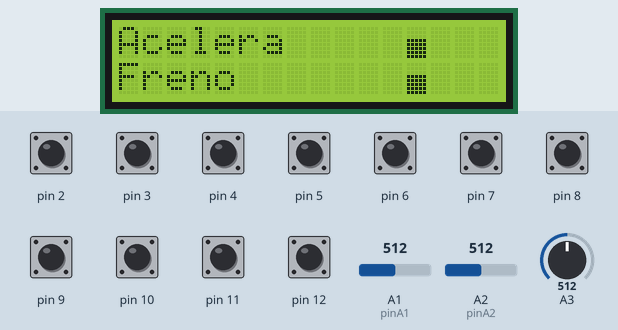
This sketch was run on a simulated Arduino Uno, built with avr-gcc and run on an emulated ATmega328P. On the bench: 16×2 character LCD. The test bench sets the inputs (shaded band); at power-on: pin 2–12 HIGH, A1 (pinA1) = 512, A2 (pinA2) = 512, A3 = 512.

Above: at 4.1 s.
4.2 s: A1 (pinA1) set to 494
At 5.0 s:
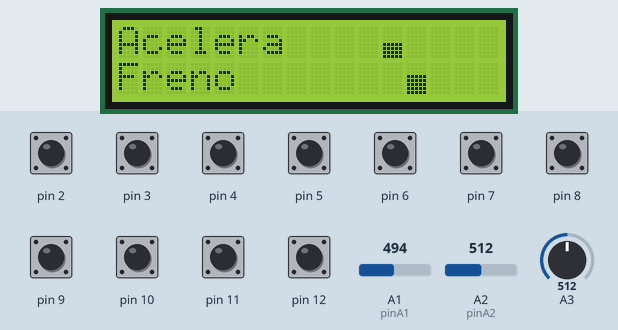
5.7 s: A2 (pinA2) set to 494
At 6.1 s:
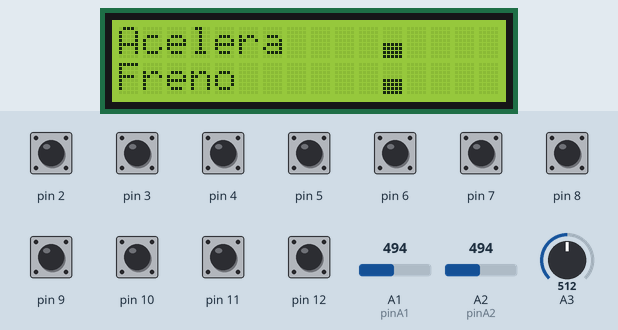
7.2 s: A1 (pinA1) set to 511
At 8.4 s:
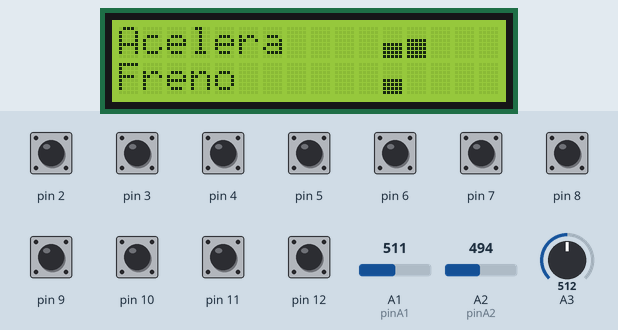
8.7 s: A2 (pinA2) set to 511
At 9.5 s:
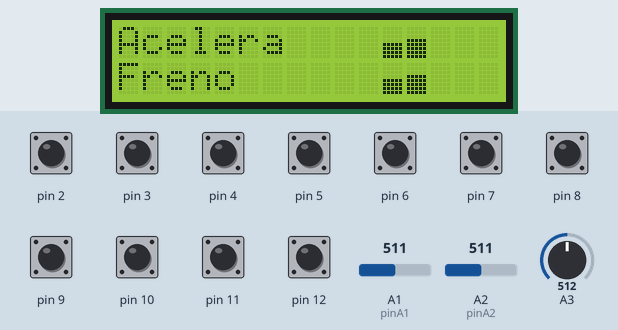
10.2 s: A1 (pinA1) set to 306
At 10.8 s:
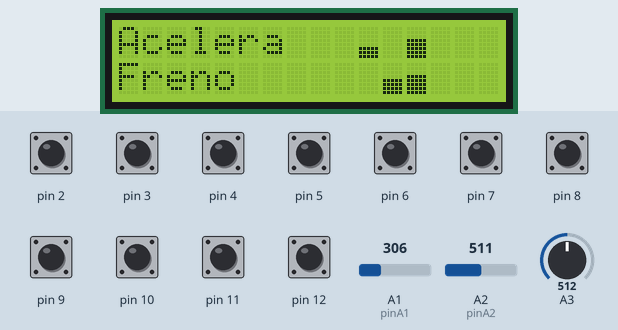
11.7 s: A2 (pinA2) set to 306
At 13.1 s:
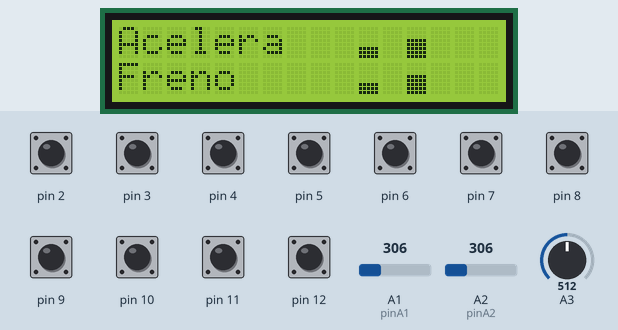
Timing chart, 0 to 14.2 s (numbered marks = the images above; inputs shaded):
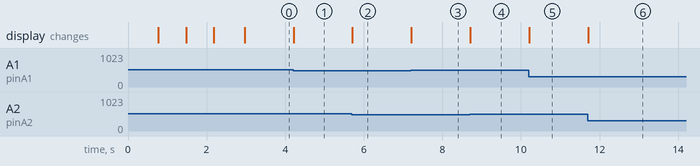

Measured:
- after the input at 4.2 s, the display: changes at once (image 1)
- after the input at 5.7 s, the display: changes at once (image 2)
- after the input at 7.2 s, the display: changes at once (image 3)
- after the input at 8.7 s, the display: changes at once (image 4)
- after the input at 10.2 s, the display: changes at once (image 5)
- after the input at 11.7 s, the display: changes at once (image 6)

The sketch:

UnoJoyArduinoSample.ino
```cpp
#include "UnoJoy.h"
#include<math.h>
#include <Wire.h>
#include <LiquidCrystal_I2C.h>


LiquidCrystal_I2C lcd(0x27,16,2); //creacion de un objeto con los parametros indicados

//definicion de nuevos caracteres
byte A[8] = {
B00000,
B00000,
B00000,
B00000,
B00000,
B00000,
B00000,
B11111,
};
byte B[8] = {
B00000,
B00000,
B00000,
B00000,
B00000,
B00000,
B11111,
B11111,
};
byte C[8] = {
B00000,
B00000,
B00000,
B00000,
B00000,
B11111,
B11111,
B11111,
};
byte D[8] = {
B00000,
B00000,
B00000,
B00000,
B11111,
B11111,
B11111,
B11111,
};
byte E[8] = {
B00000,
B00000,
B00000,
B11111,
B11111,
B11111,
B11111,
B11111,
};
byte F[8] = {
B00000,
B00000,
B11111,
B11111,
B11111,
B11111,
B11111,
B11111,
};

byte G[8] = {
B00000,
B11111,
B11111,
B11111,
B11111,
B11111,
B11111,
B11111,
};

byte H[8] = {
B11111,
B11111,
B11111,
B11111,
B11111,
B11111,
B11111,
B11111,
};

int pinA1 = A1;    // potenciómetro para acelerador
int pinA2 = A2;    // potenciómetro para freno

//Inicialización variales para acelerador y freno display
int dataAcelerador = 0;
int dataFreno = 0;

volatile float temp, counter = 499; //punto 0 volante

//funcion para crear caracteres
void crearCaracteres(){
  lcd.createChar (8,A);
 lcd.createChar (9,B);
 lcd.createChar (10,C);
 lcd.createChar (11,D);
 lcd.createChar (12,E);
 lcd.createChar (13,F);
 lcd.createChar (14,G);
 lcd.createChar (15,H);
}

//Funcion que generar los datos a mostrar para mostrar tanto del acelerador como el frenado
void acelAndBrakes(int data, int fila){

  if (data <= 3){
    lcd.setCursor(8,fila);
    lcd.print(" ");
  }
  else if (data <=  125  && data >=4 ){
    lcd.setCursor(8,fila);
    lcd.write(byte (8));
    lcd.setCursor(9,fila);
    lcd.print(" ");

  }
  else if(data >=126 && data <=251){
    lcd.setCursor(9,fila);
    lcd.write(byte (9));
    lcd.setCursor(10,fila);
    lcd.print(" ");
  }
  else if(data >=252 && data <=377){
    lcd.setCursor(10,fila);
    lcd.write(byte (10));
    lcd.setCursor(11,fila);
    lcd.print(" ");
  }
  else if(data >=378 && data <=503){
    lcd.setCursor(11,fila);
    lcd.write(byte (11));
    lcd.setCursor(12,fila);
    lcd.print(" ");
  }
  else if(data >=504 && data <=629){
    lcd.setCursor(12,fila);
    lcd.write(byte (12));
    lcd.setCursor(13,fila);
    lcd.print(" ");
  }
  else if(data >=630 && data <=755){
    lcd.setCursor(13,fila);
    lcd.write(byte (13));
    lcd.setCursor(14,fila);
    lcd.print(" ");
  }
  else if(data >=756 && data <=881){
    lcd.setCursor(14,fila);
    lcd.write(byte (14));
    lcd.setCursor(15,fila);
    lcd.print(" ");
  }
  else if(data >=882){
    lcd.setCursor(15,fila);
    lcd.write(byte (15));
  }
}


void setup(){


  lcd.init();

 //Encender la luz de fondo.
  lcd.backlight();

  for (int i=0;i<=1;i++){
    lcd.display();
    lcd.setCursor(4,0);
    lcd.print("Cargando");
    delay(700);
    lcd.noDisplay();
    delay(700);
  }
  //creamos los nuevos caracteres
  crearCaracteres();


  //setUp pines para volante y freno e inicializacion unoJoy
  setupPins();
  setupUnoJoy();

  pinMode(2, INPUT_PULLUP);

  pinMode(3, INPUT_PULLUP);

  attachInterrupt(0, ai0, RISING);

  attachInterrupt(1, ai1, RISING);

  lcd.display();
  lcd.clear();
  lcd.setCursor(0,0);
  lcd.print("Acelera");
  lcd.setCursor(0,1);
  lcd.print("Freno");

}

void loop(){

  dataForController_t controllerData = getControllerData();
  setControllerData(controllerData);

  dataAcelerador = analogRead(pinA1);
  acelAndBrakes(dataAcelerador, 0);

  dataFreno = analogRead(pinA2);
  acelAndBrakes(dataFreno, 1);
}

void ai0() {

  if(digitalRead(3)==LOW) {
  counter = counter + 0.8;
  }else{
  counter= counter - 0.8;
  }
  }

  void ai1() {

  if(digitalRead(2)==LOW) {
  counter= counter - 0.8;
  }else{
  counter= counter + 0.8;
  }
  }


void setupPins(void){

  for (int i = 4; i <= 12; i++){
    pinMode(i, INPUT);
    digitalWrite(i, HIGH);
  }
  pinMode(A4, INPUT);
  digitalWrite(A4, HIGH);
  pinMode(A5, INPUT);
  digitalWrite(A5, HIGH);
}

dataForController_t getControllerData(void){


  dataForController_t controllerData = getBlankDataForController();


  controllerData.squareOn = !digitalRead(4);
  controllerData.crossOn = !digitalRead(5);
  controllerData.dpadUpOn = !digitalRead(6);
  controllerData.dpadDownOn = !digitalRead(7);
  controllerData.dpadLeftOn = !digitalRead(8);
  controllerData.dpadRightOn = !digitalRead(9);
  controllerData.l1On = !digitalRead(10);
  controllerData.r1On = !digitalRead(11);
  controllerData.selectOn = !digitalRead(12);


  if(counter >= 1000){
  counter=1000;
  }
  if(counter <= 0){
  counter= 0;
  }

  controllerData.leftStickX = round(counter) >> 2;
  controllerData.leftStickY = analogRead(A1) >> 2;
  controllerData.rightStickX = analogRead(A2) >> 2;
  controllerData.rightStickY = analogRead(A3) >> 2;
  // And return the data!
  return controllerData;
}
```

UnoJoy.h
```cpp
/*  UnoJoy.h
 *   Alan Chatham - 2012
 *    RMIT Exertion Games Lab
 *
 *  This library gives you a standard way to create Arduino code that talks
 *   to the UnoJoy firmware in order to make native USB game controllers.
 *  Functions:
 *   setupUnoJoy()
 *   getBlankDataForController()
 *   setControllerData(dataForController_t dataToSet)
 *
 *   NOTE: You cannot use pins 0 or 1 if you use this code - they are used by the serial communication.
 *         Also, the setupUnoJoy() function starts the serial port at 38400, so if you're using
 *         the serial port to debug and it's not working, this may be your problem.
 *
 *   === How to use this library ===
 *   If you want, you can move this file into your Arduino/Libraries folder, then use it like a normal library.
 *   However, since you'll need to refer to the details of the dataForController_t struct in this file, I would suggest you use
 *    it by adding it to your Arduino sketch manually (in Arduino, go to Sketch->Add file...)
 *
 *  To use this library to make a controller, you'll need to do 3 things:
 *   Call setupUnoJoy(); in the setup() block
 *   Create and populate a dataForController_t type variable and fill it with your data
 *         The getBlankDataForController() function is good for that.
 *   Call setControllerData(yourData); where yourData is the variable from above,
 *         somewhere in your loop(), once you're ready to push your controller data to the system.
 *         If you forget to call sendControllerData in your loop, your controller won't ever do anything
 *
 *  You can then debug the controller with the included Processing sketch, UnoJoyProcessingVisualizer
 *
 *  To turn it into an actual USB video game controller, you'll reflash the
 *   Arduino's communication's chip using the instructions found in the 'Firmware' folder,
 *   then unplug and re-plug in the Arduino.
 *
 *  Details about the dataForController_t type are below, but in order to create and use it,
 *   you'll declare it like:
 *
 *      dataForController_t sexyControllerData;
 *
 *   and then control button presses and analog stick movement with statements like:
 *
 *      sexyControllerData.triangleOn = 1;   // Marks the triangle button as pressed
 *      sexyControllerData.squareOn = 0;     // Marks the square button as unpressed
 *      sexyControllerData.leftStickX = 90;  // Analog stick values can range from 0 - 255
 */

#ifndef UNOJOY_H
#define UNOJOY_H
    #include <stdint.h>
    #include <util/atomic.h>
    #include <Arduino.h>

    // This struct is the core of the library.
    //  You'll create an instance of this and manipulate it,
    //  then use the setControllerData function to send that data out.
    //  Don't change this - the order of the fields is important for
    //  the communication between the Arduino and it's communications chip.
	typedef struct dataForController_t
	{
		uint8_t triangleOn : 1;  // Each of these member variables
		uint8_t circleOn : 1;    //  control if a button is off or on
		uint8_t squareOn : 1;    // For the buttons,
		uint8_t crossOn : 1;     //  0 is off
		uint8_t l1On : 1;        //  1 is on
		uint8_t l2On : 1;
		uint8_t l3On : 1;        // The : 1 here just tells the compiler
		uint8_t r1On : 1;        //  to only have 1 bit for each variable.
                                 //  This saves a lot of space for our type!
		uint8_t r2On : 1;
		uint8_t r3On : 1;
		uint8_t selectOn : 1;
		uint8_t startOn : 1;
		uint8_t homeOn : 1;
		uint8_t dpadLeftOn : 1;
		uint8_t dpadUpOn : 1;
		uint8_t dpadRightOn : 1;

		uint8_t dpadDownOn : 1;
        uint8_t padding : 7;     // We end with 7 bytes of padding to make sure we get our data aligned in bytes

		uint8_t leftStickX : 8;  // Each of the analog stick values can range from 0 to 255
		uint8_t leftStickY : 8;  //  0 is fully left or up
		uint8_t rightStickX : 8; //  255 is fully right or down
		uint8_t rightStickY : 8; //  128 is centered.
                                 // Important - analogRead(pin) returns a 10 bit value, so if you're getting strange
                                 //  results from analogRead, you may need to do (analogRead(pin) >> 2) to get good data
	} dataForController_t;

    // Call setupUnoJoy in the setup block of your program.
    //  It sets up the hardware UnoJoy needs to work properly
    void setupUnoJoy(void);

    // You can also call the set
    void setupUnoJoy(int);

    // This sets the controller to reflect the button and
    // joystick positions you input (as a dataForController_t).
    // The controller will just send a zeroed (joysticks centered)
    // signal until you tell it otherwise with this function.
    void setControllerData(dataForController_t);

    // This function gives you a quick way to get a fresh
    //  dataForController_t with:
    //    No buttons pressed
    //    Joysticks centered
    // Very useful for starting each loop with a blank controller, for instance.
    // It returns a dataForController_t, so you want to call it like:
    //    myControllerData = getBlankDataForController();
    dataForController_t getBlankDataForController(void);


//----- End of the interface code you should be using -----//
//----- Below here is the actual implementation of

  // This dataForController_t is used to store
  //  the controller data that you want to send
  //  out to the controller.  You shouldn't mess
  //  with this directly - call setControllerData instead
  dataForController_t controllerDataBuffer;

  // This updates the data that the controller is sending out.
  //  The system actually works as following:
  //  The UnoJoy firmware on the ATmega8u2 regularly polls the
  //  Arduino chip for individual bytes of a dataForController_t.
  //
  void setControllerData(dataForController_t controllerData){
    // Probably unecessary, but this guarantees that the data
    //  gets copied to our buffer all at once.
    ATOMIC_BLOCK(ATOMIC_FORCEON){
      controllerDataBuffer = controllerData;
    }
  }

  // serialCheckInterval governs how many ms between
  //  checks to the serial port for data.
  //  It shouldn't go above 20 or so, otherwise you might
  //  get unreliable data transmission to the UnoJoy firmware,
  //  since after it sends a request, it waits 25 ms for a response.
  //  If you really need to make it bigger than that, you'll have to
  //  adjust that timeout in the UnoJoy ATmega8u2 firmware code as well.
  volatile int serialCheckInterval = 1;
  // This is an internal counter variable to count ms between
  //  serial check times
  int serialCheckCounter = 0;

  // This is the setup function - it sets up the serial communication
  //  and the timer interrupt for actually sending the data back and forth.
  void setupUnoJoy(void){
    // First, let's zero out our controller data buffer (center the sticks)
    controllerDataBuffer = getBlankDataForController();

    // Start the serial port at the specific, low-error rate UnoJoy uses.
    //  If you want to change the rate, you'll have to change it in the
    //  firmware for the ATmega8u2 as well.  250,000 is actually the best rate,
    //  but it's not supported on Macs, breaking the processing debugger.
    Serial.begin(38400);

    // Now set up the Timer 0 compare register A
    //  so that Timer0 (used for millis() and such)
    //  also fires an interrupt when it's equal to
    //  128, not just on overflow.
    // This will fire our timer interrupt almost
    //  every 1 ms (1024 us to be exact).
    OCR0A = 128;
    TIMSK0 |= (1 << OCIE0A);
  }

  // If you really need to change the serial polling
  //  interval, use this function to initialize UnoJoy.
  //  interval is the polling frequency, in ms.
  void setupUnoJoy(int interval){
    serialCheckInterval = interval;
    setupUnoJoy();
  }

  // This interrupt gets called approximately once per ms.
  //  It counts how many ms between serial port polls,
  //  and if it's been long enough, polls the serial
  //  port to see if the UnoJoy firmware requested data.
  //  If it did, it transmits the appropriate data back.
  ISR(TIMER0_COMPA_vect){
    serialCheckCounter++;
    if (serialCheckCounter >= serialCheckInterval){
      serialCheckCounter = 0;
      // If there is incoming data stored in the Arduino serial buffer
      while (Serial.available() > 0) {
        pinMode(13, OUTPUT);
        //digitalWrite(13, HIGH);
        // Get incoming byte from the ATmega8u2
        byte inByte = Serial.read();
        // That number tells us which byte of the dataForController_t struct
        //  to send out.
        Serial.write(((uint8_t*)&controllerDataBuffer)[inByte]);
        //digitalWrite(13, LOW);
      }
    }
  }

  // Returns a zeroed out (joysticks centered)
  //  dataForController_t variable
  dataForController_t getBlankDataForController(void){
    // Create a dataForController_t
    dataForController_t controllerData;
    // Make the buttons zero
    controllerData.triangleOn = 0;
    controllerData.circleOn = 0;
    controllerData.squareOn = 0;
    controllerData.crossOn = 0;
    controllerData.l1On = 0;
    controllerData.l2On = 0;
    controllerData.l3On = 0;
    controllerData.r1On = 0;
    controllerData.r2On = 0;
    controllerData.r3On = 0;
    controllerData.dpadLeftOn = 0;
    controllerData.dpadUpOn = 0;
    controllerData.dpadRightOn = 0;
    controllerData.dpadDownOn = 0;
    controllerData.selectOn = 0;
    controllerData.startOn = 0;
    controllerData.homeOn = 0;
    //Set the sticks to 128 - centered
    controllerData.leftStickX = 128;
    controllerData.leftStickY = 128;
    controllerData.rightStickX = 128;
    controllerData.rightStickY = 128;
    // And return the data!
    return controllerData;
  }

#endif
```
